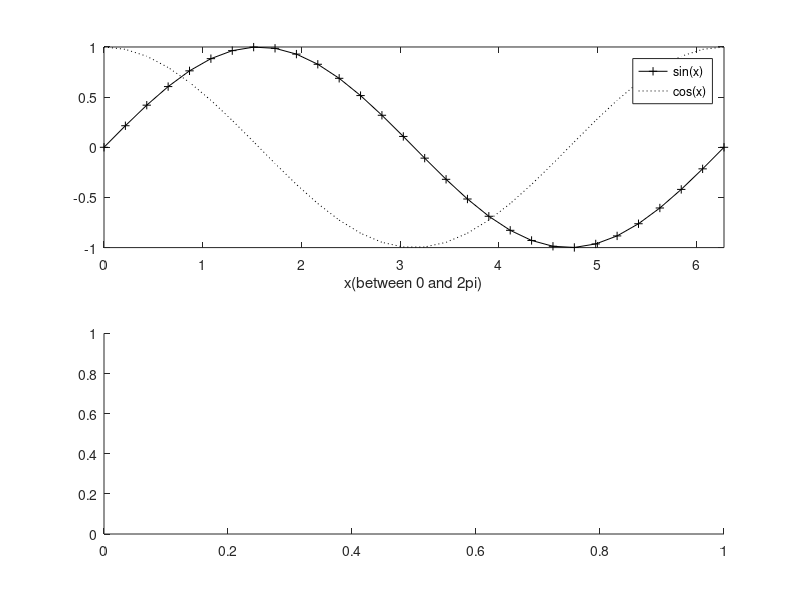

Write the MATLAB code that produced this figure. (Note: this script raises an error after producing the figure.)
% Brian Ibitoye, 21085455

x = linspace(0, 2*pi, 30);

subplot(2,1,1)
plot(x, sin(x), "k-+", x, cos(x), "k:")
xlabel("x(between 0 and 2\pi)")
xlim([0 2*pi])
legend("sin(x)", "cos(x)")

subplot(2,1,2)

yyaxis left
plot(x, 2 .* sin(x) .* cos(x), "k")
xlabel("x(between 0 and 2\pi)")
xlim([0 2*pi])
ylabel("2sin(x)cos(x)")
ylim([-1 1]);
ax = gca;
ax.YAxis(1).Color = 'k';

yyaxis right
plot(x, sin(x)./ cos(x),"k:")
xlabel("x(between 0 and 2\pi)")
xlim([0 2*pi])
ylabel("sin(x)/cos(x)", "Color", [0 0 0])
ylim([-20 20]);
ax = gca;
ax.YAxis(2).Color = 'k';

legend("2sin(x)cos(x)", "sin(x)/cos(x)")
